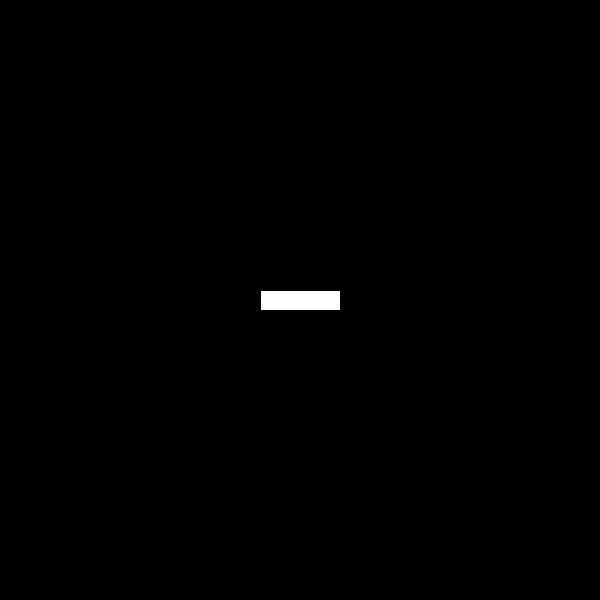
Frame 1 (no input)
Frame 60 (the mouse pressed at the canvas centre just before this capture): identical to frame 1, image omitted
Frame 120 (the mouse held since frame 60 and released just before this capture): identical to frame 1, image omitted

The Processing sketch that drew this single still picture (run headless with seeded random() and noise(); from frame 60 on, the mouse is pressed at the canvas centre):

// Processing sketch: beer_pong_paddle_test
// ── beer_pong_paddle_test.pde
boolean drunk;
int paddleH = 20;
int paddleW = 80;
float distance = 1;
void setup() {
  size(600, 600);
 
}

void draw() {
  background(0);
  if (drunk == true) {
    drunkPaddle();
  } else if (drunk == false) {
    soberPaddle();
  }
}

void soberPaddle() {
  rectMode(CENTER);
  fill(255);
  rect(width/2, height/2, paddleW, paddleH);
}
void drunkPaddle() {
  noStroke();
  fill(random(200, 255), 150);
  rect(width/2, height/2, paddleW, paddleH);
  rect(width/2+(noise(distance)*50), height/2, paddleW, paddleH);
  rect(width/2-(noise(distance)*50), height/2, paddleW, paddleH);
  distance++;
}

void keyPressed() {
  if (key == ' ') {
    if(drunk == true){
    drunk = false;
    }
    else if (drunk == false){
    drunk = true;
    }
  }
}
